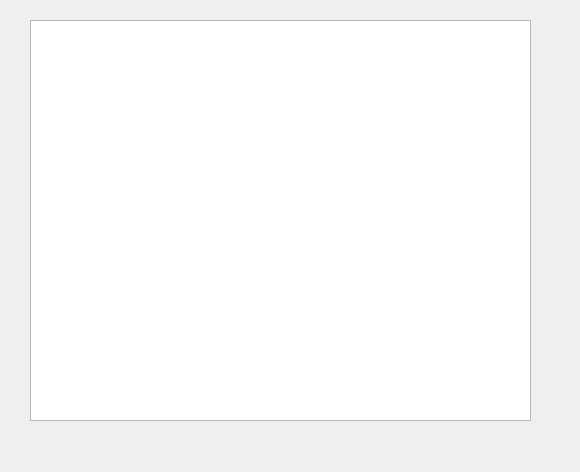
<?xml version="1.0" encoding="UTF-8"?>
<ui version="4.0">
 <class>GroupForm</class>
 <widget class="QWidget" name="GroupForm">
  <property name="geometry">
   <rect>
    <x>0</x>
    <y>0</y>
    <width>580</width>
    <height>472</height>
   </rect>
  </property>
  <property name="windowTitle">
   <string>Form</string>
  </property>
  <widget class="QListView" name="listView">
   <property name="geometry">
    <rect>
     <x>30</x>
     <y>20</y>
     <width>501</width>
     <height>401</height>
    </rect>
   </property>
  </widget>
 </widget>
 <resources/>
 <connections/>
</ui>
